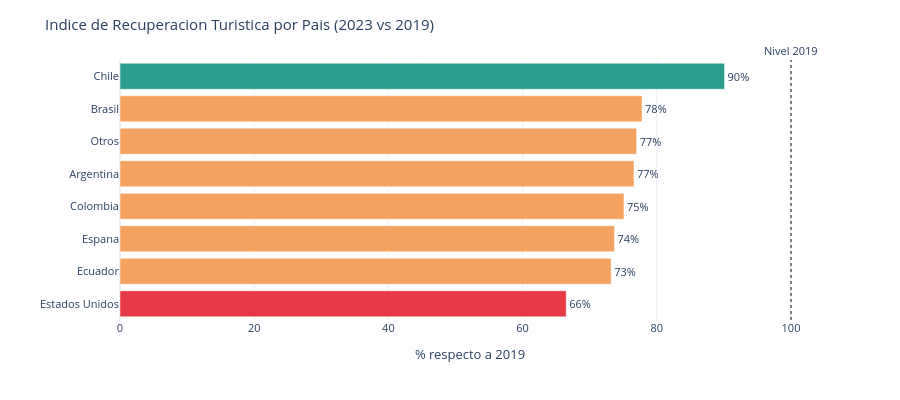

Here is the notebook cell this chart was saved with:
### Markdown cell above
## 5. Indice de recuperacion por pais (2023 vs 2019)

### Code cell
base_2019 = df[df['anio'] == 2019].groupby('pais')['llegadas'].sum()
actual_2023 = df[df['anio'] == 2023].groupby('pais')['llegadas'].sum()
recuperacion = (actual_2023 / base_2019 * 100).round(1).sort_values(ascending=True)

colores_rec = ['#e63946' if v < 70 else '#f4a261' if v < 90 else '#2a9d8f'
               for v in recuperacion.values]

fig_rec = go.Figure(go.Bar(
    y=recuperacion.index,
    x=recuperacion.values,
    orientation='h',
    marker_color=colores_rec,
    text=[f'{v:.0f}%' for v in recuperacion.values],
    textposition='outside',
    hovertemplate='%{y}: %{x:.1f}% de niveles 2019<extra></extra>'
))

fig_rec.add_vline(x=100, line_dash='dot', line_color='gray',
                  annotation_text='Nivel 2019', annotation_position='top')

fig_rec.update_layout(
    title='Indice de Recuperacion Turistica por Pais (2023 vs 2019)',
    xaxis_title='% respecto a 2019',
    template='plotly_white',
    height=400,
    margin=dict(l=120, t=60),
    font_size=11
)
fig_rec.show()

### Figure 1 — Plotly figure (JSON) as saved in the notebook; plotly's stock layout.template omitted (floating-point values rounded to 4 significant figures)
{"data": [{"hovertemplate": "%{y}: %{x:.1f}% de niveles 2019<extra></extra>", "marker": {"color": ["#e63946", "#f4a261", "#f4a261", "#f4a261", "#f4a261", "#f4a261", "#f4a261", "#2a9d8f"]}, "orientation": "h", "text": ["66%", "73%", "74%", "75%", "77%", "77%", "78%", "90%"], "textposition": "outside", "type": "bar", "x": [66.5, 73.2, 73.7, 75.1, 76.6, 77.0, 77.8, 90.1], "y": ["Estados Unidos", "Ecuador", "Espana", "Colombia", "Argentina", "Otros", "Brasil", "Chile"]}], "layout": {"annotations": [{"showarrow": false, "text": "Nivel 2019", "x": 100, "xanchor": "center", "xref": "x", "y": 1, "yanchor": "bottom", "yref": "y domain"}], "font": {"size": 11}, "height": 400, "margin": {"l": 120, "t": 60}, "shapes": [{"line": {"color": "gray", "dash": "dot"}, "type": "line", "x0": 100, "x1": 100, "xref": "x", "y0": 0, "y1": 1, "yref": "y domain"}], "title": {"text": "Indice de Recuperacion Turistica por Pais (2023 vs 2019)"}, "xaxis": {"title": {"text": "% respecto a 2019"}}}}
